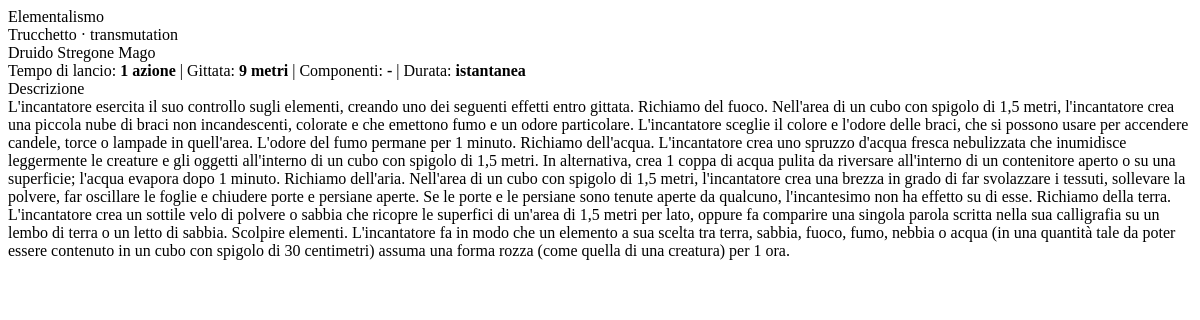
Before: /spell/635 with the older database file.
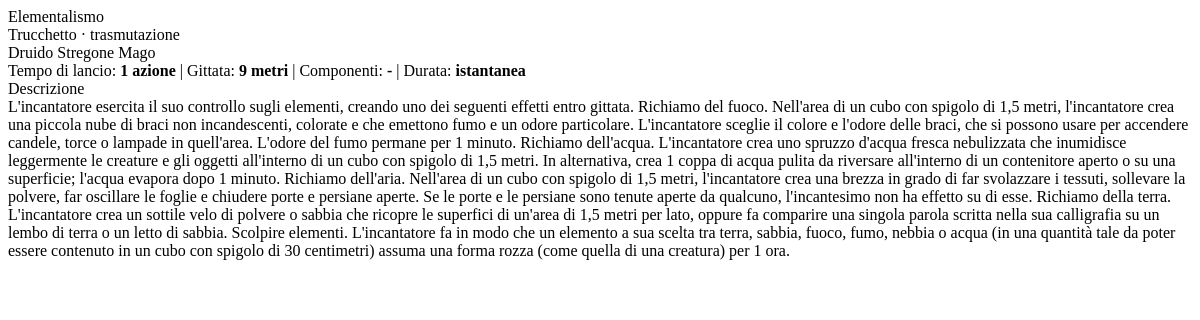
After: the same page with the newer database file.
### tables this page shows
CREATE TABLE spells (
            id INTEGER PRIMARY KEY AUTOINCREMENT,

            slug TEXT NOT NULL UNIQUE,
            name_it TEXT NOT NULL,
            level INTEGER NOT NULL,              -- 0 = trucchetto
            school TEXT NOT NULL,                -- es: "Invocazione", "Abiurazione"...
            casting_time TEXT NOT NULL,          -- es: "1 azione", "1 reazione"...
            range_text TEXT NOT NULL,            -- es: "18 m", "Sé", "Contatto"...
            components_v INTEGER NOT NULL DEFAULT 0,
            components_s INTEGER NOT NULL DEFAULT 0,
            components_m INTEGER NOT NULL DEFAULT 0,
            material_text TEXT,                  -- testo libero (se M=1)
            duration_text TEXT NOT NULL,         -- es: "Istantanea", "1 minuto"...
            concentration INTEGER NOT NULL DEFAULT 0,
            ritual INTEGER NOT NULL DEFAULT 0,

            description TEXT NOT NULL,           -- parafrasi
            at_higher_levels TEXT,               -- parafrasi, opzionale
            source TEXT,                         -- es: "PHB", "Tasha"

            created_at TEXT NOT NULL DEFAULT (datetime('now')),
            updated_at TEXT NOT NULL DEFAULT (datetime('now'))
        );

### app.py (the view)
    @app.get("/spell/<int:spell_id>")
    def spell_detail(spell_id: int):
        origin = (request.args.get("origin") or "srd").strip().lower()
        include_private = origin == "private"
        spell = get_by_id(spell_id, origin=origin, include_private=include_private)
        if not spell:
            return ("Not found", 404)
        return render_template("spell_detail.html", spell=spell)

### engine/db.py (called while the page is built)
def connect() -> sqlite3.Connection:
    DB_ROOT.mkdir(parents=True, exist_ok=True)
    conn = sqlite3.connect(SQLITE_PATH)
    conn.row_factory = sqlite3.Row
    conn.execute("PRAGMA foreign_keys = ON;")
    conn.execute("PRAGMA journal_mode = WAL;")
    conn.execute("PRAGMA synchronous = NORMAL;")
    return conn

### engine/spells_repo.py (called while the page is built)
def _display_casting_time(value: str | None) -> str:
    raw = (value or "").strip()
    if not raw:
        return "—"
    return _ACTION_TYPE_MAP.get(raw.lower(), raw)

def _display_range_text(value: str | None) -> str:
    raw = (value or "").strip()
    if not raw:
        return "—"
    if raw.lower() in {"self", "incantatore"}:
        return "Incantatore"
    return raw

def _clean_description(description: str | None, duration_text: str | None) -> str:
    text = (description or "").strip()
    if not text:
        return "—"
    text = re.sub(r"^\s*ora\s+(?=Per\b)", "", text, flags=re.IGNORECASE).strip()
    duration = (duration_text or "").strip()
    if duration:
        candidates = [duration]
        if "," in duration:
            tail = duration.split(",")[-1].strip()
            if tail:
                candidates.append(tail)
        for cand in candidates:
            pat = re.compile(rf"^\s*{re.escape(cand)}(?:\s+|[:;,\-])+", flags=re.IGNORECASE)
            if pat.match(text):
                text = pat.sub("", text, count=1).strip()
                break
    return text or "—"

### templates/spell_detail.html (shortened to what this page needs)
{% set class_labels = {
  "bard": "Bardo",
  "cleric": "Chierico",
  "druid": "Druido",
  "paladin": "Paladino",
  "ranger": "Ranger",
  "sorcerer": "Stregone",
  "warlock": "Warlock",
  "wizard": "Mago"
} %}
{% set class_badge_order = ["bard", "cleric", "druid", "paladin", "ranger", "sorcerer", "warlock", "wizard"] %}
<div class="mb-2">
  <div class="h5 mb-0">{{ spell.name }}</div>
  <div class="text-muted small">
    {% if spell.level == 0 %}
      Trucchetto
    {% else %}
      Livello {{ spell.level }}
    {% endif %}
    · {{ spell.school }}
  </div>
</div>
{% if spell.class_codes %}
  {% set codes = spell.class_codes.split(",") %}
  <div class="mb-2 d-flex flex-wrap gap-1">
    {% for code in class_badge_order %}
      {% if code in codes %}
        <span class="badge rounded-pill text-bg-light border">{{ class_labels.get(code, code) }}</span>
      {% endif %}
    {% endfor %}
  </div>
{% endif %}
<div class="small text-muted mb-2">
  <span>Tempo di lancio: <strong>{{ spell.casting_time }}</strong></span>
  <span class="mx-2">|</span>
  <span>Gittata: <strong>{{ spell.range_text }}</strong></span>
  <span class="mx-2">|</span>
  <span>Componenti: <strong>{{ spell.components_text }}</strong></span>
  <span class="mx-2">|</span>
  <span>Durata: <strong>{{ spell.duration_text }}</strong></span>
</div>
<div class="mt-3">
  <div class="small text-muted mb-1">Descrizione</div>
  <div class="fs-6 spell-body" style="white-space: pre-line;">{{ spell.description }}</div>
</div>

Changed rows visible on the page:
changed spells "Elementalismo": school "transmutation" → "trasmutazione"
